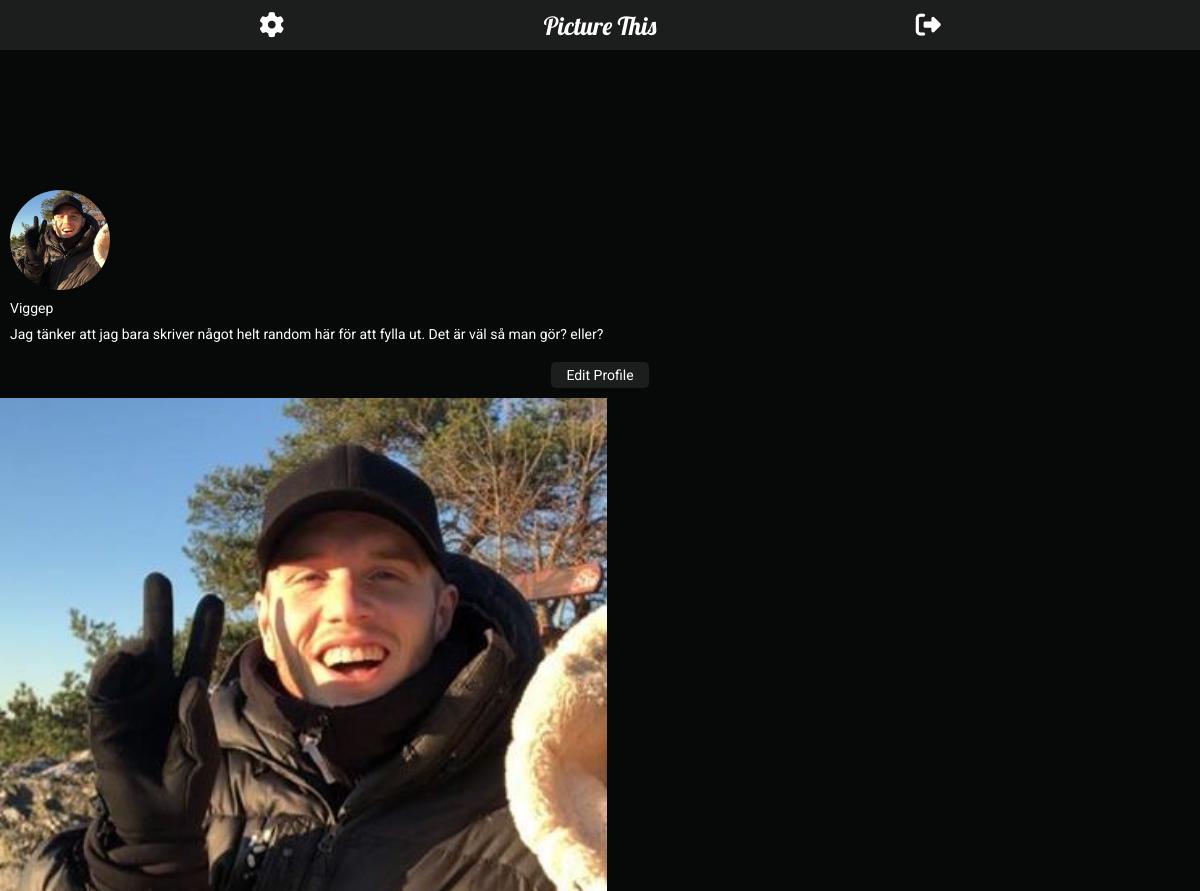
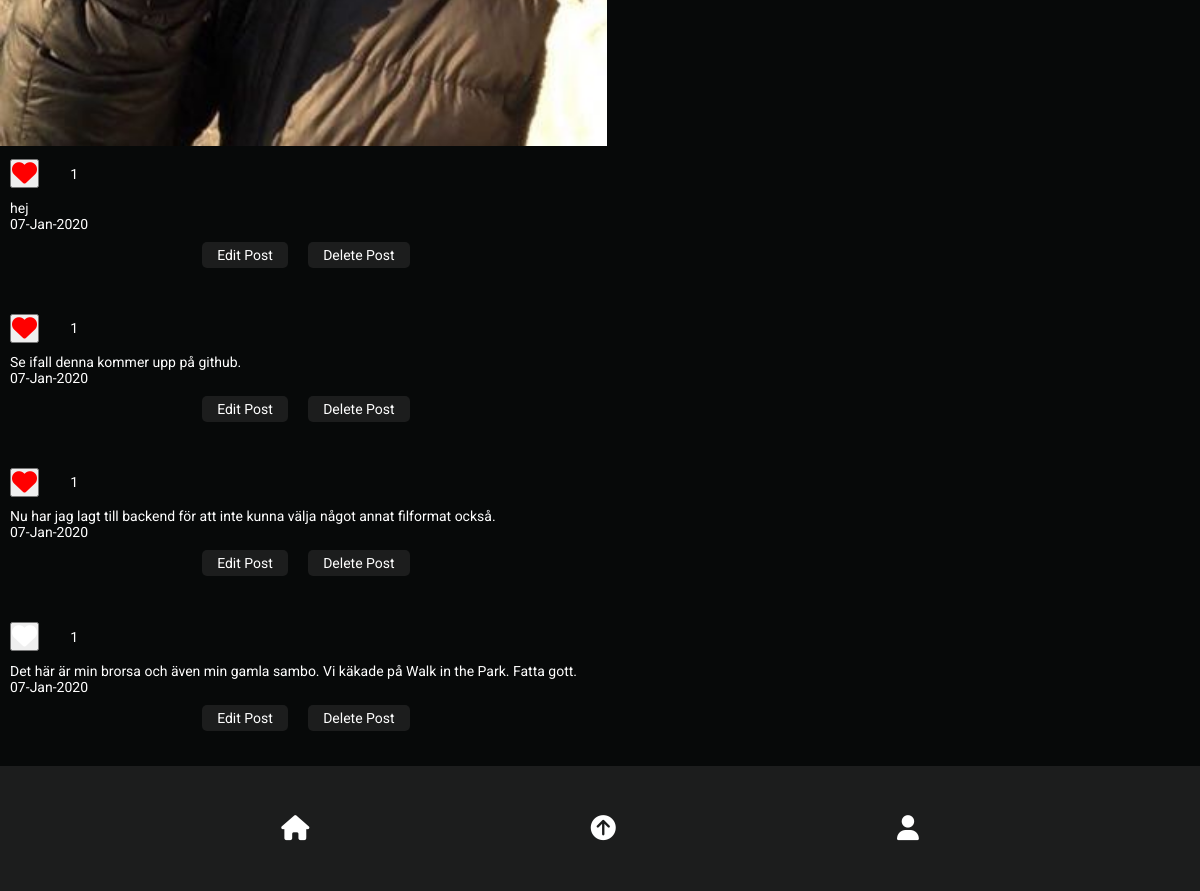
Before: /profile.php (signed in) with the older database file (2 pictures, top to bottom).
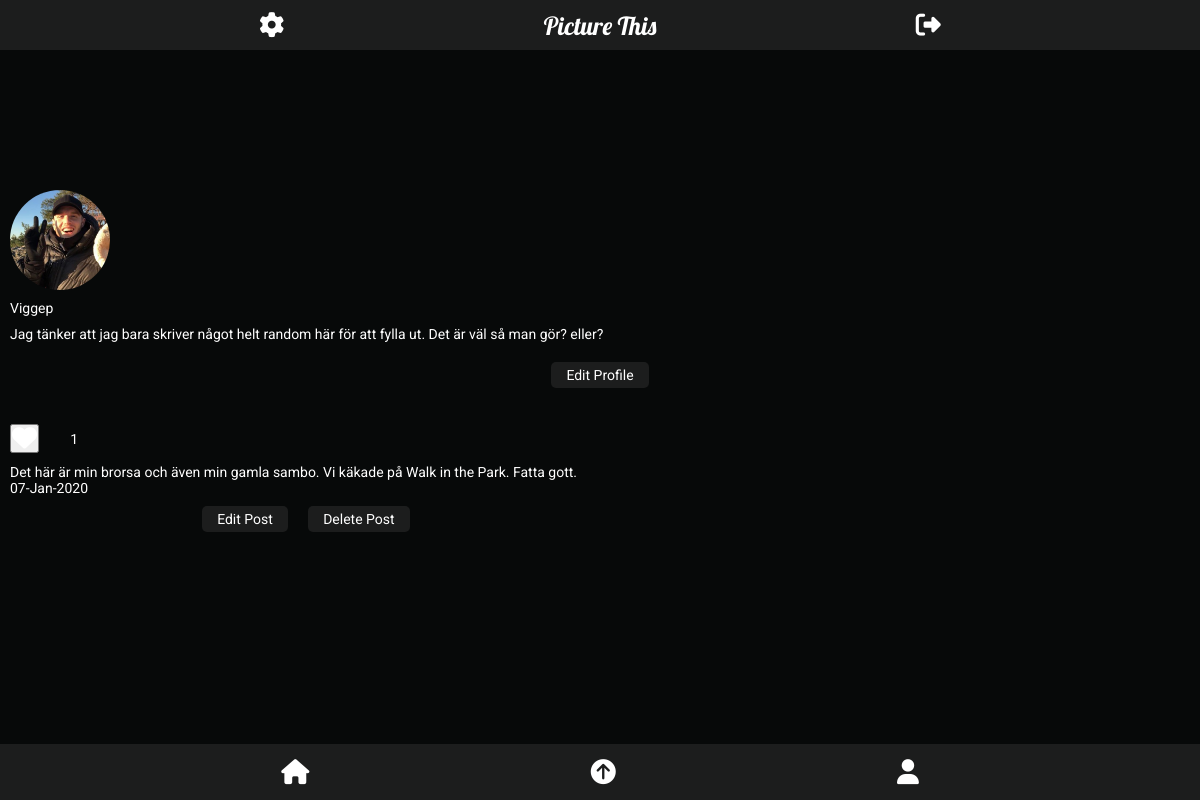
After: the same page with the newer database file.
### tables this page shows
CREATE TABLE users (
id INTEGER PRIMARY KEY,
fullname VARCHAR,
username VARCHAR,
email VARCHAR,
password VARCHAR,
profileimage VARCHAR,
biography VARCHAR);

CREATE TABLE posts (
id integer primary KEY
autoincrement,
postImage VARCHAR,
postContent VARCHAR,
createdAt VARCHAR,
userId INTEGER
);

### app/functions.php (called while the page is built, shortened)
<?php
function isLoggedIn(): bool
{
    return isset($_SESSION['user']);
}
function getUserById(int $id, object $pdo): array
{
    $statement = $pdo->prepare('SELECT * FROM users WHERE id = :id');
    $statement->bindParam(':id', $id, PDO::PARAM_STR);
    $statement->execute();
    $user = $statement->fetch(PDO::FETCH_ASSOC);
    if ($user) {
        return $user;
    }
    return $user = [];
}
function getPostsByUser(int $id, object $pdo): array
{
    $statement = $pdo->prepare('SELECT * FROM posts WHERE userId = :userId');
    $statement->bindParam(':userId', $id, PDO::PARAM_INT);
    $statement->execute();
    $posts = $statement->fetchAll(PDO::FETCH_ASSOC);
    return $posts;
}
function countLikes(int $postId, object $pdo): string
{
    $statement = $pdo->prepare('SELECT COUNT(*) FROM likes WHERE postId = :postId');
    $statement->bindParam(':postId', $postId, PDO::PARAM_INT);
    $statement->execute();
    $likes = $statement->fetch(PDO::FETCH_ASSOC);
    return $likes["COUNT(*)"];
}
function isLikedByUser(int $postId, int $userId, object $pdo): bool
{
    $statement = $pdo->prepare('SELECT * FROM likes WHERE postId = :postId AND userId = :userId');
    $statement->bindParam(':postId', $postId, PDO::PARAM_INT);
    $statement->bindParam(':userId', $userId, PDO::PARAM_INT);
    $statement->execute();
    $isLikedByUser = $statement->fetch(PDO::FETCH_ASSOC);
    return $isLikedByUser ? true : false;
}

### app/config.php (called while the page is built, shortened)
<?php
return [
    'title' => 'Picture This',
    'database_path' => sprintf('sqlite:%s/database/database.db', __DIR__),
];

### app/autoload.php (called while the page is built, shortened)
<?php
require __DIR__.'/functions.php';
$config = require __DIR__.'/config.php';

### profile.php (the view, shortened to what this page needs)
<?php require __DIR__ . '/views/header.php'; ?>
<?php $user = getUserById($_SESSION['user']['id'], $pdo); ?>
<?php $id = (int) $_SESSION['user']['id']; ?>
<?php $posts = getPostsByUser($id, $pdo); ?>
<section class="profile-page">
    <div class="profile-info">
        <div class="profile-image">
            <?php if (isLoggedIn()) : ?>
                <img class="profile-image-src" src="<?= 'app/users/images/' . $user['profileimage'] ?>" alt="Profile-image">
            <?php endif; ?>
        </div>
        <p class=> <?php echo $user['username'] ?></p>
        <div class="biography-profile-page">
            <?php if (isLoggedIn()) : ?>
                <p><?php echo $user['biography']; ?></p>
            <?php endif; ?>
        </div>
    </div>
    <button class="submit-button"><a href="settings.php">Edit Profile</a></button>
    <?php if (isLoggedIn()) : ?>
        <div class="profileWrapper">
            <?php foreach ($posts as $post) : ?>
                <div data-id="<?= $post['id'] ?>" class="profilePost">
                    <img data-id="<?= $post['id'] ?>" class="profilePostSrc" src="<?= 'app/posts/uploads/' . $post['postImage'] ?>" alt="">
                    <div data-id="<?= $post['id'] ?>" class="postContent ">
                        <?php $likes = countLikes($post['id'], $pdo) ?>
                        <?php $isLikedByUser = isLikedByUser($post['id'], $_SESSION['user']['id'], $pdo); ?>
                        <div class="info-bottom-image">
                            <div class="likes-position">
                                <form data-id="<?= $post['id'] ?>" class="likeForm" action="app/posts/likes.php" method="post" enctype="multipart/form-data">
                                    <button data-id="<?= $post['id'] ?>" class=" button-likes like <?= $isLikedByUser ? 'hidden' : '' ?>" type=" submit" name="postId" value="<?= $post['id'] ?>"><i class="fas fa-heart"></i></button>
                                    <button data-id="<?= $post['id'] ?>" class=" button-liked like <?= $isLikedByUser ? '' : 'hidden' ?>" type=" submit" name="postId" value="<?= $post['id'] ?>"><i class="fas fa-heart"></i></button>
                                </form>
                                <p class="likeCount<?= $post['id'] ?>"><?php echo $likes ?></p>
                            </div>
                            <p><?php echo $post['postContent']; ?></p>
                            <p><?php $date = $post['createdAt'];
                                $currentDate = explode("-", $date);
                                echo $currentDate[0] . '-' . $currentDate[1] . '-' . $currentDate[2] ?></p>
                        </div>
                        <div data-id="<?= $post['id'] ?>" class="updatePostContent ">
                            <form class="edit-post-form" action="app/posts/update.php" method="post" enctype="multipart/form-data">
                                <button data-id="<?= $post['id'] ?>" class="submit-button edit-button " type="button" name="postId" value="<?= $post['id'] ?>">Edit Post</button>
                            </form>
                            <form class="delete-button-form" action="app/posts/delete.php" method="post" enctype="multipart/form-data">
                                <button class="submit-button button-delete " type="submit" name="postId" value="<?= $post['id'] ?>">Delete Post</button>
                            </form>
                        </div>
                    </div>
                <?php endforeach; ?>
                </div>
            <?php endif; ?>
</section>
<?php require __DIR__ . '/views/footer.php'; ?>

### views/header.php (shortened to what this page needs)
<?php
require __DIR__ . '/../app/autoload.php';
?>
<!DOCTYPE html>
<html lang="en">
<head>
    <link rel="stylesheet" href="/assets/styles/main.css">
    <link rel="stylesheet" href="/assets/styles/profile.css">
    <link rel="stylesheet" href="/assets/styles/footer.css">
    <link rel="stylesheet" href="/assets/styles/navigation.css">
    <link rel="stylesheet" href="/assets/styles/loginpage.css">
    <link rel="stylesheet" href="/assets/styles/feed.css">
    <link rel="stylesheet" href="/assets/styles/buttons.css">
    <link rel="stylesheet" href="/assets/styles/settings.css">
    <link rel="stylesheet" href="/assets/styles/upload.css">
    <link rel="stylesheet" href="/assets/styles/register.css">
</head>
<body>
    <?php require __DIR__ . '/navigation.php'; ?>

### views/navigation.php
<?php if (isLoggedIn()) : ?>
    <nav>
        <ul>
            <li class="nav-item">
                <a class="nav-link<?php echo $_SERVER['SCRIPT_NAME'] === '/settings.php' ? 'active' : ''; ?>" href="/settings.php"><i class="fas fa-cog"></i></a>
            </li>
            <li class="nav-item">
                <a class="navbar-brand" href="/index.php"><?php echo $config['title']; ?></a>
            </li>
            <li class="nav-item">
                <a class="nav-link" href="/app/users/logout.php"><i class="fas fa-sign-out-alt"></i></a>
            </li>
        </ul>
    </nav>
<?php else : ?>
    <nav class="navbar">
        <a class="navbar-brand" href="#"><?php echo $config['title']; ?></a>
    </nav>
<?php endif; ?>

### views/footer.php (shortened to what this page needs)
<footer>
    <section class="footer">
        <a class="icons" href="index.php"><i class="fas fa-home"></i></a>
        <a class="icons" href="upload.php"><i class="fas fa-arrow-circle-up"></i></a>
        <a class="icons" href="profile.php"><i class="fas fa-user"></i></a>
    </section>
</footer>
</body>
</html>

### assets/styles/main.css (style rules this page uses)
* { margin: 0; padding: 0; box-sizing: border-box; font-size: 14px; font-family: "Roboto", sans-serif; }
body { width: 100vw; display: flex; flex-direction: column; align-items: center; justify-content: center; background-color: #070909; color: white; }
section { width: 100%; display: flex; flex-direction: column; align-items: center; justify-content: center; }

### assets/styles/profile.css (style rules this page uses)
.profile-page { width: 100%; margin-top: 15%; display: flex; justify-content: flex-start; }
.profile-image-src { margin: 0 10px; border-radius: 50%; display: flex; width: 100px; height: 100px; object-fit: cover; }
.info-bottom-image { margin: 10px 30px 10px 10px; }
.likes-position { width: 12%; display: flex; align-items: center; justify-content: space-between; margin-bottom: 2%; }
.biography-profile-page { width: 80%; }
.profileWrapper { width: 100vw; display: flex; flex-direction: row; flex-wrap: wrap; margin-bottom: 10%; margin-top: 10px; }
.profile-info { margin: 10px; width: 100%; }
.profile-info p { margin: 10px 10px; }
.profilePost { margin-bottom: 20px; }
.updatePostContent { display: flex; flex-direction: row; justify-content: center; margin: 0 0 20px 5px; }
.edit-post-form { display: flex; flex-direction: column; align-items: center; }
.profilePostSrc { width: 100%; object-fit: cover; }

### assets/styles/footer.css (style rules this page uses)
footer { width: 100%; }
.footer { width: 100%; height: 7%; display: flex; flex-direction: row; justify-content: space-evenly; background-color: #1c1d1d; position: fixed; bottom: 0; }
a { color: white; }
a:link { text-decoration: none; }
i { font-size: 25px; color: white; }

### assets/styles/navigation.css (style rules this page uses)
nav { width: 100%; height: 50px; position: fixed; top: 0; }
ul { display: flex; flex-direction: row; justify-content: space-evenly; align-items: center; height: 50px; background-color: #1c1d1d; }
li { list-style-type: none; }
.navbar-brand { font-family: "Lobster", cursive; font-size: 25px; font-weight: 300; display: flex; justify-content: center; align-items: center; height: 100%; }

### assets/styles/buttons.css (style rules this page uses)
.submit-button { padding: 5px 15px; background: #1c1d1d; color: white; border: 0 none; cursor: pointer; -webkit-border-radius: 5px; border-radius: 5px; }
.button-delete { width: 102px; }
.edit-button { margin-right: 20px; }

### assets/styles/feed.css (style rules this page uses)
.button-liked i { color: red; }

Changed rows visible on the page:
removed posts: postImage (picture), $post['id'] 8 (drawn), likes "1", postContent "hej", createdAt "07", createdAt "Jan", createdAt "2020"
removed posts: $post['id'] 9 (drawn), likes "1", postContent "Se ifall denna kommer upp på github.", createdAt "07", createdAt "Jan", createdAt "2020"
removed posts: $post['id'] 10 (drawn), likes "1", postContent "Nu har jag lagt till backend för att inte kunna välja något annat filformat också.", createdAt "07", createdAt "Jan", createdAt "2020"
